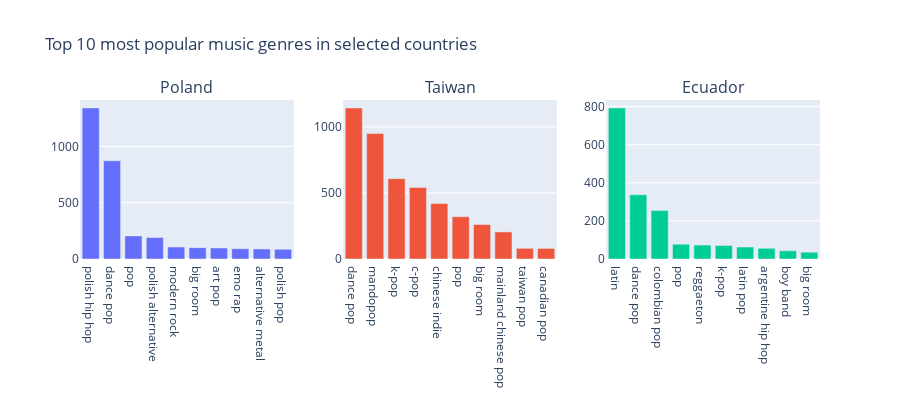

Here is the notebook cell this chart was saved with:
### Code cell
fig = make_subplots(rows=1, cols=3, subplot_titles=("Poland", "Taiwan", "Ecuador"))

fig.add_trace(go.Bar(x=poland_counts.index, y=poland_counts), row=1, col=1)
fig.add_trace(go.Bar(x=taiwan_counts.index, y=taiwan_counts), row=1, col=2)
fig.add_trace(go.Bar(x=ecuador_counts.index, y=ecuador_counts), row=1, col=3)

fig.update_layout(height=400, width=900,
                  title_text="Top 10 most popular music genres in selected countries", showlegend=False)

fig.show()

### Figure 1 — Plotly figure (JSON) as saved in the notebook; plotly's stock layout.template omitted (floating-point values rounded to 4 significant figures)
{"data": [{"type": "bar", "x": ["polish hip hop", "dance pop", "pop", "polish alternative", "modern rock", "big room", "art pop", "emo rap", "alternative metal", "polish pop"], "xaxis": "x", "y": [1342, 873, 205, 191, 106, 101, 98, 91, 89, 86], "yaxis": "y"}, {"type": "bar", "x": ["dance pop", "mandopop", "k-pop", "c-pop", "chinese indie", "pop", "big room", "mainland chinese pop", "taiwan pop", "canadian pop"], "xaxis": "x2", "y": [1143, 949, 608, 541, 420, 320, 261, 205, 81, 80], "yaxis": "y2"}, {"type": "bar", "x": ["latin", "dance pop", "colombian pop", "pop", "reggaeton", "k-pop", "latin pop", "argentine hip hop", "boy band", "big room"], "xaxis": "x3", "y": [793, 337, 254, 78, 73, 71, 63, 56, 43, 36], "yaxis": "y3"}], "layout": {"annotations": [{"font": {"size": 16}, "showarrow": false, "text": "Poland", "x": 0.1444, "xanchor": "center", "xref": "paper", "y": 1, "yanchor": "bottom", "yref": "paper"}, {"font": {"size": 16}, "showarrow": false, "text": "Taiwan", "x": 0.5, "xanchor": "center", "xref": "paper", "y": 1, "yanchor": "bottom", "yref": "paper"}, {"font": {"size": 16}, "showarrow": false, "text": "Ecuador", "x": 0.8556, "xanchor": "center", "xref": "paper", "y": 1, "yanchor": "bottom", "yref": "paper"}], "height": 400, "showlegend": false, "title": {"text": "Top 10 most popular music genres in selected countries"}, "width": 900, "xaxis": {"anchor": "y", "autorange": true, "domain": [0, 0.2889], "range": [-0.5, 9.5], "type": "category"}, "xaxis2": {"anchor": "y2", "autorange": true, "domain": [0.3556, 0.6444], "range": [-0.5, 9.5], "type": "category"}, "xaxis3": {"anchor": "y3", "autorange": true, "domain": [0.7111, 1], "range": [-0.5, 9.5], "type": "category"}, "yaxis": {"anchor": "x", "autorange": true, "domain": [0, 1], "range": [0, 1413.0], "type": "linear"}, "yaxis2": {"anchor": "x2", "autorange": true, "domain": [0, 1], "range": [0, 1203.0], "type": "linear"}, "yaxis3": {"anchor": "x3", "autorange": true, "domain": [0, 1], "range": [0, 834.7], "type": "linear"}}}
